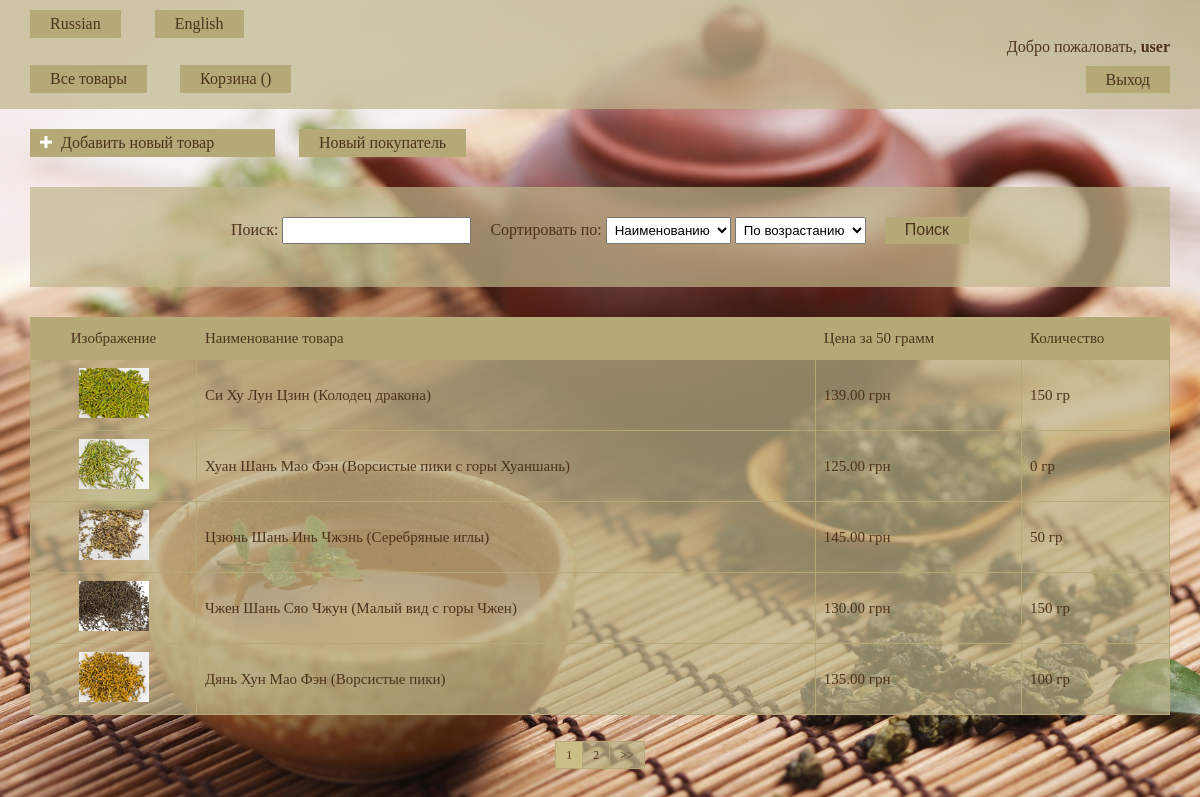
The app's page /en/tea/ (signed in) with its own data.
### tea/models.py (models this page shows, shortened)
class Product(models.Model):
    name = models.CharField(max_length=100)
    category = models.ForeignKey(Category, on_delete=models.CASCADE)
    price = models.DecimalField(max_digits=10, decimal_places=2)
    quantity = models.PositiveIntegerField()
    photo = models.ImageField(default='None', upload_to='products_photo/')
    user = models.ForeignKey(User, null=True)

### tea/views.py (the view)
# urls.py: url(r'^(?P<page>\d+)/$', ProductsList.as_view(), name='products_list'),
class ProductsList(ListView):
    model = Product
    template_name = 'index.html'
    context_object_name = 'products'
    paginate_by = 5
    def get_context_data(self, **kwargs):
        context = super(ProductsList, self).get_context_data(**kwargs)
        context['cart'] = Cart(self.request)
        return context
    def get_queryset(self):
        queryset = super(ProductsList, self).get_queryset()
        search = self.request.GET.get('search', None)
        sort = self.request.GET.get('sort', None)
        by = self.request.GET.get('by', None)
        if search is not None and sort is not None:
            return queryset.filter(Q(name__icontains=search) |
                                   Q(price__icontains=search) |
                                   Q(quantity__icontains=search)
                                   ).order_by(by + sort)
        if search is not None:
            return queryset.filter(Q(name__icontains=search) |
                                   Q(price__icontains=search) |
                                   Q(quantity__icontains=search))
        if sort is not None:
            return queryset.order_by(by + sort)
        return queryset

### templates/index.html (shortened to what this page needs)
{% extends "base.html" %}
{% load staticfiles %}
{% load i18n %}
{% block content %}
    {% if user.is_authenticated %}
        <div class="add_product">
            <a href="{% url 'add_product' %}">
                <img src='{% static "images/add-p.png" %}' alt=''>
                {% trans "Добавить новый товар" %}
            </a>
        </div>
        <a href="{% url 'add_buyer' %}" class="add_buyer">{% trans "Новый покупатель" %}</a>
    {% endif %}
    <div class="filter form">
        {% include 'sort_and_search.html' %}
    </div>
    <table class="products">
        <thead>
            <tr>
                <td class="image">{% trans "Изображение" %}</td>
                <td>{% trans "Наименование товара" %}</td>
                <td>{% trans "Цена за 50 грамм" %}</td>
                {% if user.is_authenticated %}
                    <td>{% trans "Количество" %}</td>
                {% else %}
                    <td style="text-align: center;">{% trans "Наличие" %}</td>
                {% endif %}
            </tr>
        </thead>
        <tbody>
            {% if products %}
                {% for product in  products %}
                    <tr class="hover_tr">
                        <td class="image"><img src='{{ product.photo.url }}'></td>
                        <td>
                            <a class="name_product" href="{% url 'product_detail' id=product.id %}">{{product.name}}</a>
                        </td>
                        <td>{{product.price}} грн</td>
                        {% if user.is_authenticated %}
                            <td>{{product.quantity}} {% trans "гр" %}</td>
                        {% else %}
                            {% if product.quantity > 0 %}
                                <td class="existence"><img src='{% static "images/yes.png" %}' title='{% trans "Есть в наличии" %}'></td>
                            {% else %}
                                <td class="existence"><img src='{% static "images/no.png" %}' title='{% trans "Нет в наличии" %}'></td>
                            {% endif %}
                        {% endif %}
                    </tr>
                {% endfor %}
            {% endif %}
        </tbody>
    </table>
    {% if is_paginated %}
        <div class="pagination">
            <ul>
                {% for page in page_obj.paginator.page_range %}
                    {% if page_obj.number == page %}
                        <li class="active">
                            <a href="{% url 'products_list' page=page %}{% if request.GET.urlencode %}?{{request.GET.urlencode }}{% endif %}">
                                {{page}}
                            </a>
                        </li>
                    {% else %}
                        <li>
                            <a href="{% url 'products_list' page=page %}{% if request.GET.urlencode %}?{{request.GET.urlencode }}{% endif %}">
                                {{page}}
                            </a>
                        </li>
                    {% endif %}
                {% endfor %}
                {% if page_obj.has_next %}
                    <li>
                        <a href="{% url 'products_list' page=page_obj.next_page_number %}{% if request.GET.urlencode %}?{{request.GET.urlencode }}{% endif %}">
                            >>
                        </a>
                    </li>
                {% endif %}
            </ul>
        </div>
    {% endif %}
{% endblock %}

### templates/base.html (shortened to what this page needs)
<!DOCTYPE html>
<html lang="en">
<head>
    {% load i18n %}
    {% load staticfiles %}
    <link rel="stylesheet" type="text/css" href='{% static "css/style.css" %}'>
</head>
<body>
    <header>
        {% get_available_languages as languages %}
        {% for lang_code, lang_name in languages %}
            {% language lang_code %}
            {% if object.id %}
                <a class="lang" href="{% url request.resolver_match.url_name  id=object.id %}">{{ lang_name }}</a>
            {% else %}
                <a class="lang" href="{% url request.resolver_match.url_name %}">{{ lang_name }}</a>
            {% endif %}
            {% endlanguage %}
        {% endfor %}
        {% if user.is_authenticated %}
            <p>{% trans "Добро пожаловать" %}, <b>{{user}}</b></p>
            <p  class="btn"><a href="{% url 'logout' %}">{% trans "Выход" %}</a></p>
        {% else %}
            <p class="btn"><a href="{% url 'login' %}">{% trans "Вход" %}</a></p>
            <p class="btn"><a href="{% url 'register' %}">{% trans "Регистрация" %}</a></p>
        {% endif %}
        <a href="{% url 'products_list' %}" class="main_link">{% trans "Все товары" %}</a>
        <a href="{% url 'cart' %}" class="cart">{% trans "Корзина" %} ()</a>
    </header>
    {% block content %}
    {% endblock %}
</body>
</html>

### static/css/style.css (style rules this page uses)
html, body, div, span, a, img, strong, b, u, i, ol, ul, li, form, label, table, tbody, thead, tr, th, td, article, aside, footer, header, menu, nav, h1,h2,h3, p { margin: 0; padding: 0; border: 0; }
html, body { height: 100%; width: 100%; }
table { border-collapse: collapse; border-spacing: 0; }
body { background: url(../images/back.jpg) no-repeat; background-size: cover; background-attachment: fixed; }
header { background-color: rgba(190, 181, 138, 0.7); padding: 10px 30px 20px 0; }
header a, header p { text-align: right; text-decoration: none; color: #4d321b; }
.btn { margin-top: 15px; }
.btn a { padding: 5px 20px; font-size: 16px; background-color: #b4a977; -moz-transition: background-color 0.3s 0.1s ease; -o-transition: background-color 0.3s 0.1s ease; -webkit-transition: background-color 0.3s 0.1s ease; }
.main_link { position: absolute; text-align: left; top: 65px; left: 30px; background-color: #b4a977; padding: 5px 20px; font-size: 16px; -moz-transition: background-color 0.3s 0.1s ease; -o-transition: background-color 0.3s 0.1s ease; -webkit-transition: background-color 0.3s 0.1s ease; }
.cart { background-color: #b4a977; padding: 5px 20px; font-size: 16px; -moz-transition: background-color 0.3s 0.1s ease; -o-transition: background-color 0.3s 0.1s ease; -webkit-transition: background-color 0.3s 0.1s ease; position: absolute; top: 65px; left: 180px; }
.lang { background-color: #b4a977; padding: 5px 20px; font-size: 16px; -moz-transition: background-color 0.3s 0.1s ease; -o-transition: background-color 0.3s 0.1s ease; -webkit-transition: background-color 0.3s 0.1s ease; display: inline-block; margin-left: 30px; }
.add_buyer { background-color: #b4a977; color: #4d321b; font-size: 16px; text-decoration: none; -moz-transition: background-color 0.3s 0.1s ease; -o-transition: background-color 0.3s 0.1s ease; -webkit-transition: background-color 0.3s 0.1s ease; padding: 5px 20px; display: inline-block; margin-left: 20px; }
.products { background-color: rgba(190, 181, 138, 0.7); color: #4D321B; margin: 30px; width: 95%; font-size: 15px; }
.products thead { background-color: #b4a977; line-height: 25px; }
.products .hover_tr { -moz-transition: background-color 0.3s 0.1s ease; -o-transition: background-color 0.3s 0.1s ease; -webkit-transition: background-color 0.3s 0.1s ease; }
.products td { padding: 8px; border: 1px solid #b4a977; }
.image { text-align: center; }
.image img { width: 70px; height: 50px; }
.name_product { text-decoration: none; color: #4D321B; }
.pagination { text-align: center; margin-top: 20px; margin-bottom: 50px; }
.pagination ul { font-size:0; line-height:0; letter-spacing:-1px; }
.pagination ul li { display: inline-block; letter-spacing: normal; line-height: 20px; font-size: 11.9px; }
.pagination ul li:first-child a { border-left-width: 1px; }
.pagination ul li a { background-color: rgba(190, 181, 138, 0.7); border-color: #b4a977; border-style: solid; border-width: 1px 1px 1px 0; color: #4d321b; padding: 6px 10px; text-decoration: none; -moz-transition: background-color 0.3s 0.1s ease; -o-transition: background-color 0.3s 0.1s ease; -webkit-transition: background-color 0.3s 0.1s ease; }
.pagination ul li a:hover, .pagination ul li a:focus, .pagination ul .active a { background-color: #CABE87; }
.pagination ul .active a { cursor: default; }
.filter { width: 95%; font-size: 16px; }
.add_product { font-size: 16px; width: 230px; margin: 20px 0 0 30px; cursor: pointer; background-color: #b4a977; padding: 5px 5px 5px 10px; -moz-transition: background-color 0.3s 0.1s ease; -o-transition: background-color 0.3s 0.1s ease; -webkit-transition: background-color 0.3s 0.1s ease; display: inline-block; }
.add_product a { color: #4D321B; text-decoration: none; }
.add_product img { margin-right: 5px; width: 12px; }
.form form p, .form { text-align: center; }
.form { margin: 0 auto; margin-top: 30px; background-color: rgba(190, 181, 138, 0.7); padding: 30px 0; color: #4d321b; }

### records on screen
Product: photo (picture), name "Си Ху Лун Цзин (Колодец дракона)", price "139.00", quantity "150"
Product: photo (picture), name "Хуан Шань Мао Фэн (Ворсистые пики с горы Хуаншань)", price "125.00", quantity "0"
Product: photo (picture), name "Цзюнь Шань Инь Чжэнь (Серебряные иглы)", price "145.00", quantity "50"
Product: photo (picture), name "Чжен Шань Сяо Чжун (Малый вид с горы Чжен)", price "130.00", quantity "150"
Product: photo (picture), name "Дянь Хун Мао Фэн (Ворсистые пики)", price "135.00", quantity "100"

### other values on screen
{{ lang_name }} "Russian" "English"
{{ user }} "user"
{{ page }} "1"
{{ page }} "2"
